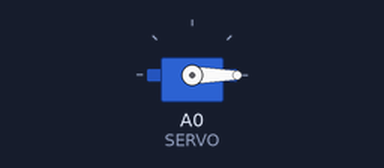
Recording of a sketch running on a simulated Arduino Uno, built with avr-gcc and run on an emulated ATmega328P. Parts: servo.

Above: at 0.05 s.
At 3.0 s:
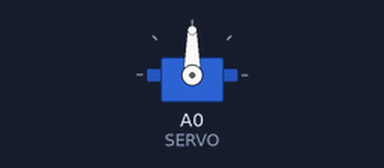
At 6.0 s:
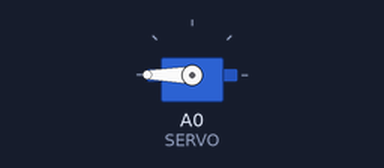
Timing chart, 0 to 7.8 s (numbered marks = the images above):
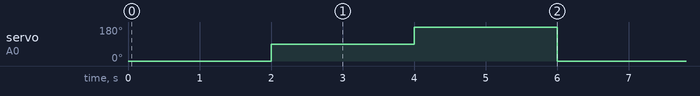

Measured:
- by itself, servo on A0 (SERVO): repeats every 6.0 s: 180° 2.0 s, 0° 2.0 s, 90° 2.0 s

The sketch:

ex03_02_07.ino
```cpp
// 서보모터 각도 제어

#include <Servo.h>    // Servo 클래스가 선언된 헤더파일 가져오기
#define SERVO A0
Servo servo;          // Servo 객체 선언

void setup() {
  pinMode(SERVO, OUTPUT);
  servo.attach(SERVO);    // Servo 객체 생성 및 초기화
}

void loop() {
  servo.write(0);      // 0도 설정
  delay(2000);
  servo.write(90);     // 90도 설정
  delay(2000);
  servo.write(180);    // 180도 설정
  delay(2000);
}
```
